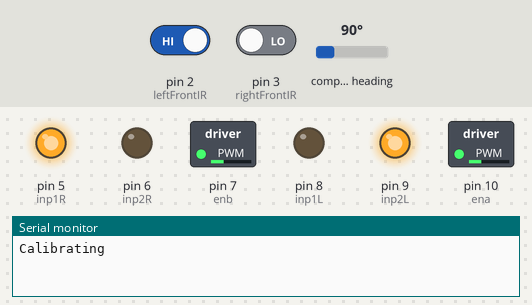
This sketch was run on a simulated Arduino Mega 2560, built with avr-gcc and run on an emulated ATmega2560. Shown: switched loads named in the sketch (green lamp = pin HIGH), output pins drawn as LEDs (lit = HIGH), the last lines printed to the serial monitor. The inputs (shaded band) are chosen by the test bench; at power-on: pin 2 (leftFrontIR) HIGH, pin 3 (rightFrontIR) LOW, compass heading 90°. Random numbers use the default seed unless the sketch sets one.

Above: at 0.1 s.
At 4.1 s:
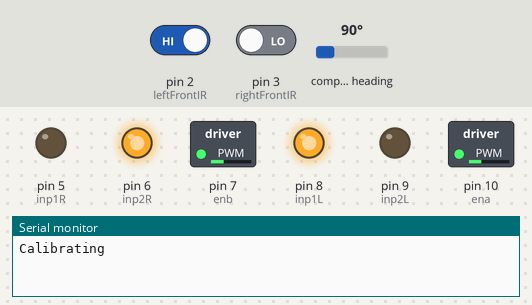
At 10.7 s:
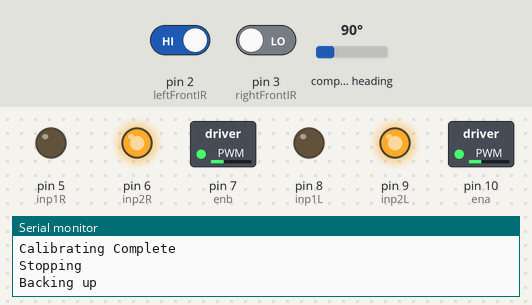
At 19.4 s:
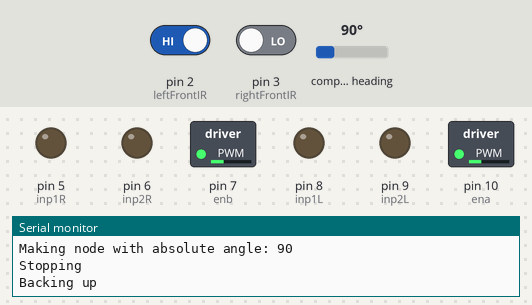
Timing chart, 0 to 26.3 s (numbered marks = the images above):
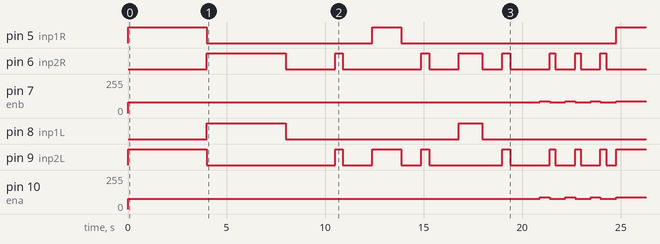

The sketch:

try9.ino
```cpp
/*
 * Program: metalhead.ino
 * Author: Darren Trieu Nguyen
 * Last Modified: 3-16-2020
 * Function: Operates the metalhead sensors and policy
 */
#include <stdio.h>
#include <stdlib.h>
#include <math.h>
#include <time.h>
#include <QMC5883L.h>
#include <Wire.h>

/*
 * Coordinate Node: Stores coordinate information and pointers to
 *                  the next and previous nodes using a doubly linked list
 *                  format
 */
typedef struct CoordNode {
    int nodeNumber;         // The "index" of the CoordNode
    double distance;
    int angle;
    CoordNode* prev;
    CoordNode* next;
} CoordNode;

/* Compass (QMC5883L) Declaration */
QMC5883L compass;

/* Setting the motor driver pins that control the treads */

// Right Motor Pins
int inp1R = 5;              // Motor Pins
int inp2R = 6;
int enb = 7;                // PWM Speed Driver Pin

// Left Motor Pins
int inp1L = 8;              // Motor Pins
int inp2L = 9;
int ena = 10;               // PWM Speed Driver Pin

/* Setting the IR sensor pins */
int centerIR = 18;
int leftFrontIR = 2;
int rightFrontIR = 3;
int leftBackIR = 50;
int rightBackIR = 51;

/* Speed of the treads */
int treadSpeed = 80;

/* Coordinate Node Declaration */
CoordNode* root;
CoordNode* curNode;

/* Behavior/Calibration Constants */

double cmPerSecond = (15.0/70.0)*treadSpeed;
// This is the estimated forward/backward tread speed of the metalhead chassis
// DC motors. This is used to convert the amount of time the metalhead spends
// traveling forward/backward into distance in centimeters

double turnSpeedBase = treadSpeed + 10.0;
// This value tells the metalhead how fast to move its treads when turning

double timeIncrement = 400;
// This is a constant timeIncrement that is used to space out drive function
// calls

/* Behavior/Calibration Variables */
double reverseTimeOffset = 100; // This variable is used to account for
                                // the difference in recorded distance/time
                                // created during forward motion in the
                                // retraverse function (due to checking to see
                                // if the IR sensors see anything)

int angleTolerance = 5;         // Determines the +/- range of which angles are
                                // acceptable for angAlign

unsigned long curTime;          // Variable to hold current/immediate time
unsigned long prevTime;         // Variable to hold the time from a previous
                                // iteration of a loop

String curMode;                 // Holds the current mode for the
                                // drive function

String curTurn;                 // Holds the current direction
                                // (clock/counterclock) for turning

int curAngle;                   // Holds the current angle

int stopTime = 500;             // Delay after stopping for letting motors rest
                                // in milliseconds

int maxNodes = 3;               // Constant to determine the max number of
                                // nodes the metalhead will create before
                                // reversing to home and entering Phase 1

int phase = 0;                  // Denotes the phase of the metalhead
                                // Phase 0: Mapping out a path
                                //          When finished, reverse to home
                                // Phase 1: Retraverse the mapped path, if see
                                //          obstacle, teabag and then continue
                                // Phase 2: Stop

void setup() {
    /* Initializating */
    Serial.begin(9600);

    /* Initializing Tread Driving Pins */
    pinMode(inp1R, OUTPUT);
    pinMode(inp2R, OUTPUT);
    pinMode(inp1L, OUTPUT);
    pinMode(inp2L, OUTPUT);
    pinMode(ena, OUTPUT);
    pinMode(enb, OUTPUT);

    /* Initializing IR Proximity Sensor Pins */
    pinMode(leftFrontIR, INPUT);
    pinMode(leftBackIR, INPUT);
    pinMode(rightFrontIR, INPUT);
    pinMode(rightBackIR, INPUT);
    pinMode(centerIR, INPUT);

    /* Initializing wire and compass */
    Wire.begin();
    compass.init();
    compass.setSamplingRate(50);

    /* Calibrating compass */
    Serial.println("Calibrating");
    drive("clock", turnSpeedBase - 10);
    delay(4000);
    drive("stop", 0);
    drive("counterclock", turnSpeedBase - 10);
    delay(4000);
    drive("stop", 0);
    delay(2000);
    Serial.println("Calibrating Complete");

    /* Initializing Root Node */
    root = (CoordNode*) malloc(sizeof(CoordNode));
    root->nodeNumber = 0;
    root->distance = 0.0;
    root->angle = 0.0;
    root->prev = NULL;
    root->next = NULL;
    curNode = root;

    /* Initializing random number generator with noise read from pin 0 */
    srand(analogRead(0));

    /* Initializing Behavior */
    curMode = "forward";
    curTurn = "clock";
    curAngle = compass.readHeading();
    curTime = millis();
    prevTime = curTime;
}

void loop() {
    /* Phase 0 */
    if (phase == 0) {
        double distTraveled = 0.0;
        drive(curMode.c_str(), treadSpeed);

        /* Trigger Node Creation if obstacle is detected close to metalhead */
        if ((digitalRead(leftFrontIR) == 0)
            || (digitalRead(rightFrontIR) == 0)
            || (digitalRead(centerIR) == 0)) {
            /* Halting movement if an object is close by */
            curTime = millis();
            drive("stop", 0);
            delay(stopTime);
            Serial.println("Stopping");
            double secondsElapsed = (double) (curTime - prevTime) / 1000.0;
            double curDistance = secondsElapsed * cmPerSecond;

            /* Go backwards by some increment */
            Serial.println("Backing up");
            drive("backward", treadSpeed);
            delay(timeIncrement);
            drive("stop", 0);
            delay(stopTime);
            curDistance -= (timeIncrement / 1000.0) * cmPerSecond;

            /* calculating the distance relative to the previous coordnode */
            delay(1000);
            curAngle = compass.readHeading();
            Serial.println("Creating Node");
            Serial.print("Making node with absolute angle: ");
            Serial.println(curAngle);
            createNode(curDistance, curAngle);

            /* Behavior after detecting obstacle */
            if (curNode->nodeNumber == maxNodes) {
                Serial.println("REVERSE");
                reverse(root);
                phase = 1;
            }
            else {
                double timeTurning = 0.0;
                /* Keep trying random angles until the path is clear */
                int randTime = (int) generateRandomDouble(1000, 1500, 0);
                int randDirection = (int) generateRandomDouble(-1, 1, 0);
                if (randDirection >= 0) {
                    drive("clock", treadSpeed);
                    delay(randTime);
                    drive("stop", 0);
                    delay(stopTime);
                }
                else {
                    drive("counterclock", treadSpeed);
                    delay(randTime);
                    drive("stop", 0);
                    delay(stopTime);
                }

                curAngle = compass.readHeading();
                curMode = "forward";
                curAngle = curAngle % 360;
                prevTime = millis();
            }
        }
    }
    /* Phase 1 */
    else if (phase == 1) {
        retraverse(root);
        drive("stop", 0);
        delay(stopTime);
        phase = 2;
    }
    /* Phase 2 */
    else {
        reverse(root);
        drive("stop", 0);
        delay(stopTime);
        retraverse(root);
        drive("stop", 0);
        delay(stopTime);
    }
    delay(10);
}

/*
 * Create Node Function: Creates a new node and stores the current relative
 *                       distance and angle (relative to previous node)
 */
void createNode(double relDist, double relAngle) {
    /* Allocating memory on the heap for the new node */
    CoordNode* newNode = (CoordNode*) malloc(sizeof(CoordNode));

    /* Pointing the current node and new node to each other */
    curNode->next = newNode;
    newNode->prev = curNode;

    /* Storing the corresponding initial data in newNode */
    newNode->nodeNumber = curNode->nodeNumber + 1;
    newNode->distance = relDist;
    newNode->angle = relAngle;
    newNode->next = NULL;

    /* Updating the curNode pointer */
    curNode = newNode;
}

/*
 * Drive function: Manages the driving state of the metalhead
 */
void drive(String modeIn, int driveSpeed) {

    /* Constants accounting for differences in the DC motors/tread speed */
    int leftForwardOffset = -3;
    int rightForwardOffset = 0;
    int leftBackOffset = -3;
    int rightBackOffset = 0;
    int leftOffset = -3;
    int rightOffset = 0;

    const char * mode = modeIn.c_str();
    if (strcmp(mode, "forward") == 0) {
      /* sets right tread to move forward */
        digitalWrite(inp1R, HIGH);
        digitalWrite(inp2R, LOW);
      /* sets left tread to move forward */
        digitalWrite(inp1L, HIGH);
        digitalWrite(inp2L, LOW);

      /* sets speed of the tank */
        analogWrite(ena, driveSpeed + leftForwardOffset);
        analogWrite(enb, driveSpeed + rightForwardOffset);
    }
    else if (strcmp(mode, "backward") == 0) {
      /* sets right and left tread to move backward */
        digitalWrite(inp1R, LOW);
        digitalWrite(inp2R, HIGH);
        digitalWrite(inp1L, LOW);
        digitalWrite(inp2L, HIGH);

        analogWrite(ena, driveSpeed + leftBackOffset);
        analogWrite(enb, driveSpeed + rightBackOffset);
    }
    else if (strcmp(mode, "clock") == 0) {
      /* set right tread to move forward */
        digitalWrite(inp1R, HIGH);
        digitalWrite(inp2R, LOW);

      /* set left tread to move backward */
        digitalWrite(inp1L, LOW);
        digitalWrite(inp2L, HIGH);

        analogWrite(ena, driveSpeed + leftOffset);
        analogWrite(enb, driveSpeed + rightOffset);
    }
    else if (strcmp(mode, "counterclock") == 0) {
      /* set right tread to move backward */
        digitalWrite(inp1R, LOW);
        digitalWrite(inp2R, HIGH);

      /* set left tread to move forward */
        digitalWrite(inp1L, HIGH);
        digitalWrite(inp2L, LOW);

        analogWrite(ena, driveSpeed + leftOffset);
        analogWrite(enb, driveSpeed + rightOffset);
    }
    else if (strcmp(mode, "stop") == 0) {
        digitalWrite(inp1R, LOW);
        digitalWrite(inp2R, LOW);
        digitalWrite(inp1L, LOW);
        digitalWrite(inp2L, LOW);
    }
    else {
        digitalWrite(inp1R, LOW);
        digitalWrite(inp2R, LOW);
        digitalWrite(inp1L, LOW);
        digitalWrite(inp2L, LOW);
    }
}

/*
 * Generates a random double between two integer ranges
 */
double generateRandomDouble(int minValue, int maxValue, int precision) {
    double randDouble;
    int randInt;
    /* Non-Zero Precision Case */
    if (precision > 0) {
        /* Generating a random integer through standard rand() means */
        randInt = (rand() % ((maxValue - minValue)*10*precision))
                             + minValue*10*precision;
        /* Converting randInt to double of the corresponding precision */
        randDouble = ((double) randInt) / (10.0* (double) precision);

    }
    /* Zero Precision Case */
    else {
        /* Generating a random integer through standard rand() means */
        randInt = (rand() % (maxValue - minValue)) + minValue;
        /* Converting randInt to double of the corresponding precision */
        randDouble = (double) randInt;
    }
    return randDouble;
}

/*
 * Returns the absolute cartesian coordinates of a CoordNode
 */
double* absCartesian(CoordNode* cNode) {
    /* 0 is x and 1 is y */
    double* cartesianCoords = (double *) malloc(2*sizeof(double));
    cartesianCoords[0] = cNode->distance * cos(cNode->angle * M_PI / 180.0);
    cartesianCoords[1] = cNode->distance * sin(cNode->angle * M_PI / 180.0);
    if (cNode->prev != NULL) {
        double* prevCoords = absCartesian(cNode->prev);
        cartesianCoords[0] += prevCoords[0];
        cartesianCoords[1] += prevCoords[1];
        free(prevCoords);
        prevCoords = NULL;
    }
    return cartesianCoords;
}

/*
 * Tells the metalhead to reverse it's course and to the root CoordNode
 * given the root CoordNode
 */
void reverse(CoordNode* cNode) {
    /* Base Case: Current Node */
    if (cNode->next == NULL) {
        /* Aligning to the node's angle */
        angAlign((cNode->angle) % 360, 0);
        Serial.println("Base Case");
        Serial.print("Align to ");
        Serial.println((cNode->angle) % 360);

        /* Driving node's distance backwards */
        double driveTime = (fabs(cNode->distance) / cmPerSecond) * 1000.0;
        drive("backward", treadSpeed);
        delay(driveTime - reverseTimeOffset);
        drive("stop", treadSpeed);
        delay(stopTime);
        return;
    }
    /* Other non-root Nodes  */
    else if (cNode->prev != NULL) {
        /* Calling the next node */
        reverse(cNode->next);

        /* Aligning */
        angAlign((cNode->angle) % 360, 0);
        Serial.println("Non - Base Case");
        Serial.print("Align to ");
        Serial.println((cNode->angle) % 360);

        /* Driving node's distance */
        double driveTime = (fabs(cNode->distance) / cmPerSecond) * 1000.0;
        drive("backward", treadSpeed);
        delay(driveTime - reverseTimeOffset);
        drive("stop", treadSpeed);
        delay(stopTime);
        return;
    }
    /* Root Case */
    else {
        reverse(cNode->next);
        return;
    }

}

/*
 * Function: angAlign - Aligns the metalhead with a given absolute angle
 * Parameters: int angle - Absolute angle with which to align
 *             int direction - The direction to turn to:
 *                             -1 is counterclockwise
 *                             0 if direction is the shortest path to angle
 *                             1 is clockwise
 * Returns: N/A
 * Side Effects: Aligns the metalhead with the given angle and sets
 *               curAngle (global) to this angle
 */
void angAlign(int angle, int direction) {
    /* Shortest Path Case */
    if (direction == 0) {
        int angDifference1 = (angle - curAngle) % 360;
        int angDifference2 = (curAngle - angle) % 360;
        if (curAngle >= 180) {
            /* Clockwise Shortest Path Case */
            if (angDifference1 > angDifference2) {
                if (curMode != "clock") {
                    drive("clock", turnSpeedBase);
                    while ((curAngle <= (angle - angleTolerance))
                           || (curAngle >= (angle + angleTolerance))) {
                        curAngle = compass.readHeading();
                    }
                    drive("stop", 0);
                    delay(stopTime);
                }
            }
            /* Counterclockwise Shortest Path Case */
            else {
                if (curMode != "counterclock") {
                    drive("counterclock", turnSpeedBase);
                    while ((curAngle <= (angle - angleTolerance))
                           || (curAngle >= (angle + angleTolerance))) {
                        curAngle = compass.readHeading();
                    }
                    drive("stop", 0);
                    delay(stopTime);
                }
            }
        }
        else {
            /* Clockwise Shortest Path Case */
            if (angDifference1 < angDifference2) {
                if (curMode != "clock") {
                    drive("clock", turnSpeedBase);
                    while ((curAngle <= (angle - angleTolerance))
                           || (curAngle >= (angle + angleTolerance))) {
                        curAngle = compass.readHeading();
                    }
                    drive("stop", 0);
                    delay(stopTime);
                }
            }
            /* Counterclockwise Shortest Path Case */
            else {
                if (curMode != "counterclock") {
                    drive("counterclock", turnSpeedBase);
                    while ((curAngle <= (angle - angleTolerance))
                           || (curAngle >= (angle + angleTolerance))) {
                        curAngle = compass.readHeading();
                    }
                    drive("stop", 0);
                    delay(stopTime);
                }
            }

        }
    }
    /* Clockwise Case */
    else if (direction == 1) {
        if (curMode != "clock") {
            drive("clock", turnSpeedBase);
            while ((curAngle <= (angle - angleTolerance))
                   || (curAngle >= (angle + angleTolerance))) {
                curAngle = compass.readHeading();
            }
            drive("stop", 0);
            delay(stopTime);
        }
    }
    /* Counterclockwise Case */
    else if (direction == -1) {
        if (curMode != "counterclock") {
            drive("counterclock", turnSpeedBase);
            while ((curAngle <= (angle - angleTolerance))
                   || (curAngle >= (angle + angleTolerance))) {
                curAngle = compass.readHeading();
            }
            drive("stop", 0);
            delay(stopTime);
        }
    }
    curAngle = compass.readHeading();
    drive("stop", 0);
    curAngle = compass.readHeading();
    curMode = "forward";

}

/*
 * Retraverse Function: Re-traverse the CoordNode list mapping
 */
void retraverse(CoordNode* cNode) {
    /* Aligning to the node's angle */
    angAlign((cNode->angle) % 360, 0);
    Serial.println("Base Case");
    Serial.print("Align to ");
    Serial.println((cNode->angle) % 360);

    /* Driving node's distance */
    double driveTime = (fabs(cNode->distance) / cmPerSecond) * 1000.0;
    double timeIncrement = 0;

    drive("forward", treadSpeed);
    while (timeIncrement <= (driveTime)) {
        /* If the metalhead detects something, it will wiggle and then
           try to run it over, wiggle again,
           then it will continue along its path */
        if ((digitalRead(leftFrontIR) == 0)
            || (digitalRead(rightFrontIR) == 0)
            || (digitalRead(centerIR) == 0)) {
            drive("stop", 0);
            delay(1000);
            drive("counterclock", treadSpeed);
            delay(100);
            drive("clock", treadSpeed);
            delay(100);
            drive("stop", 0);
            delay(500);
            drive("forward", treadSpeed);
            delay(500);
            drive("stop", 0);
            delay(stopTime);
            drive("counterclock", treadSpeed);
            delay(100);
            drive("clock", treadSpeed);
            delay(100);
            drive("stop", 0);
            delay(stopTime);
            drive("backward", treadSpeed);
            delay(500);
            drive("forward", treadSpeed);
        }
        else {
            timeIncrement += 1;
            delay(1);
        }
    }

    drive("stop", treadSpeed);
    delay(stopTime);

    /* Base Case: Final Node */
    if (cNode->next == NULL) {
        return;
    }
    /* Recursive Case: Any Node that is not the final node */
    else {
        /* Calling the next node */
        retraverse(cNode->next);
        return;
    }
}
```

Measured:
- by itself, pin 5 (inp1R): HIGH → LOW at 4.0 s, → HIGH 8.4 s later, → LOW 1.5 s later, → HIGH 10.9 s later
- by itself, pin 6 (inp2R): HIGH → LOW at 8.0 s, → HIGH 2.5 s later, → LOW 0.40 s later, → HIGH 4.0 s later, … (15 changes in this stretch)
- by itself, pin 7 (enb): 80/255 → 90/255 at 20.9 s, → 80/255 0.50 s later, → 90/255 0.79 s later, → 80/255 0.50 s later, … (7 changes in this stretch)
- by itself, pin 8 (inp1L): HIGH → LOW at 8.0 s, → HIGH 8.8 s later, → LOW 1.2 s later
- by itself, pin 9 (inp2L): HIGH → LOW at 4.0 s, → HIGH 6.5 s later, → LOW 0.40 s later, → HIGH 1.5 s later, … (16 changes in this stretch)
- by itself, pin 10 (ena): 77/255 → 87/255 at 20.9 s, → 77/255 0.50 s later, → 87/255 0.79 s later, → 77/255 0.50 s later, … (7 changes in this stretch)
